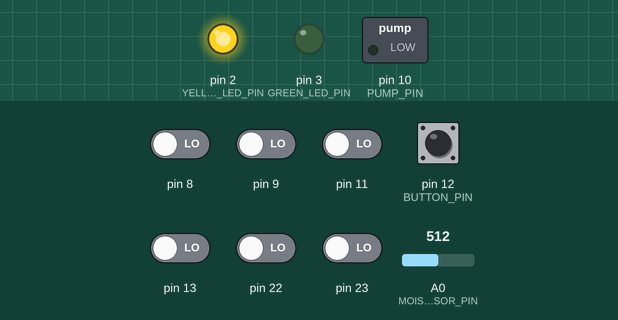
Recording of a sketch running on a simulated Arduino Uno, built with avr-gcc and run on an emulated ATmega328P. Parts: switched loads named in the sketch (green lamp = pin HIGH), output pins drawn as LEDs (lit = HIGH). Inputs (shaded band) come from the test bench; at power-on: pin 8, pin 9, pin 11, pin 12 (BUTTON_PIN), pin 13, pin 22, pin 23 LOW, A0 (MOISTURE_SENSOR_PIN) = 512.

Above: at 1.2 s.
1.3 s: pin 12 (BUTTON_PIN) pulled HIGH for 0.15 s
At 2.6 s:
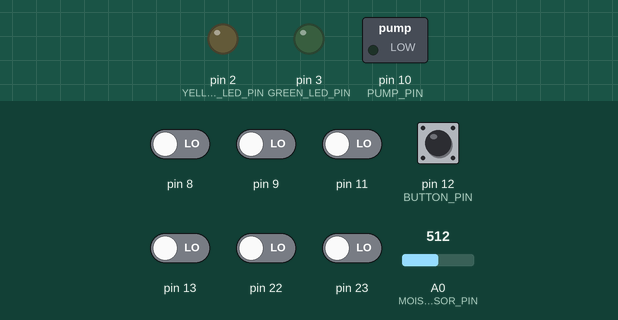
2.9 s: A0 (MOISTURE_SENSOR_PIN) set to 526
At 3.2 s:
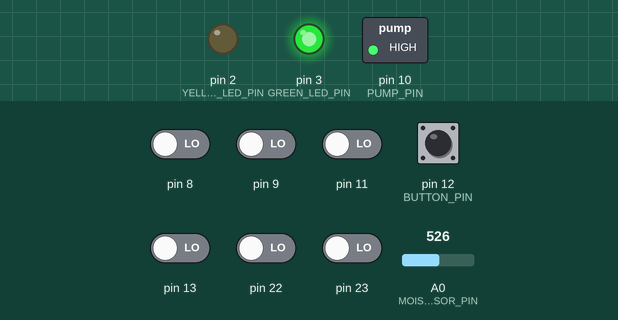
4.4 s: A0 (MOISTURE_SENSOR_PIN) set to 511
At 5.6 s:
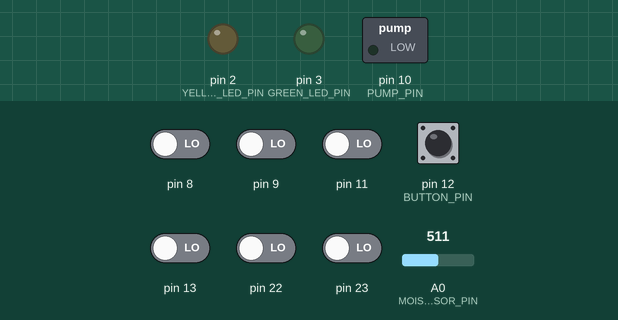
5.9 s: A0 (MOISTURE_SENSOR_PIN) set to 716
At 7.1 s:
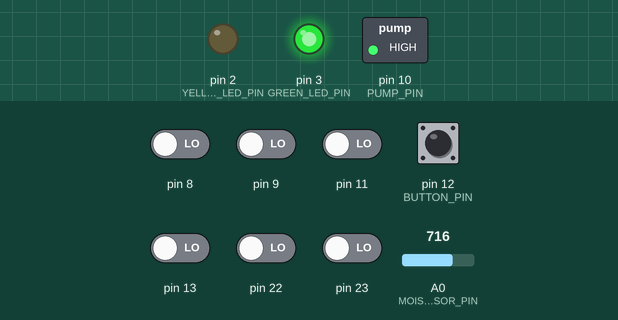
Timing chart, 0 to 8.4 s (numbered marks = the images above; inputs shaded):
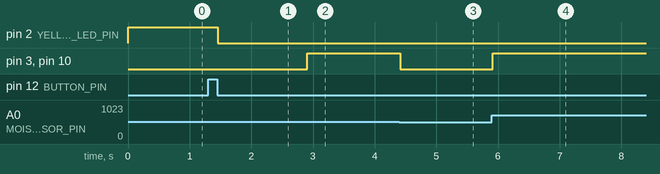

Measured:
- the behaviour switches between 512 and 513 on A0 (MOISTURE_SENSOR_PIN) (found by bisection; images 1 and 2)
- after the input at 1.3 s, pin 2 (YELLOW_LED_PIN): HIGH → LOW after 0.15 s
- after the input at 2.9 s, pin 3 (GREEN_LED_PIN), pin 10 (PUMP_PIN): LOW → HIGH at once
- after the input at 4.4 s, pin 3 (GREEN_LED_PIN), pin 10 (PUMP_PIN): HIGH → LOW at once
- after the input at 5.9 s, pin 3 (GREEN_LED_PIN), pin 10 (PUMP_PIN): LOW → HIGH at once

The sketch:

WateringSystem.ino
```cpp
#include "Controller.hpp"
#include "SerialLogger.hpp"

Controller controller;

void setup()
{
}

void loop()
{
  controller.Run();
  delay(50);
}
```

Analysing.cpp
```cpp
#include "Analysing.hpp"
#include "Callibrating.hpp"
#include "ExtraWattering.hpp"
#include "Wattering.hpp"

#include "Model.hpp"
#include "View.hpp"

Analysing::Analysing(Model &model) : model(model)
{
  // Get range
  auto range = this->model.GetDry() - model.GetWet();
  this->threshold = (uint16_t)(0.5f * (float)range) + model.GetWet();
}

State *Analysing::HandleButtonPress(Button::BtnState btnstate)
{
  if(btnstate == Button::BtnState::Released)
  {
    return new Callibrating(this->model);
  }else if(btnstate == Button::BtnState::LongPressed)
  {
    return new ExtraWattering(this->model);
  }
  return this;
}

State *Analysing::HandleSensorValue(uint16_t val)
{
  if(val > this->threshold)
  {
      return new Wattering(this->model);
  }
  return this;
}

void Analysing::UpdateView(View &view)
{
  view.TurnPumpOff();
  view.TurnGreenLEDOff();
  view.TurnYellowLEDOff();
}
```

Analysing.hpp
```cpp
#ifndef ANALYSING_STATE_HPP_
#define ANALYSING_STATE_HPP_

#include "State.hpp"

class Model;

// Analysing state
class Analysing final: public State
{
  public:
    Analysing(Model &model);
    virtual ~Analysing() = default;

    virtual State *HandleButtonPress(Button::BtnState btnstate) override;
    virtual State *HandleSensorValue(uint16_t val) override;

    virtual void UpdateView(View &view) override;

  private:
    Model &model;

    uint16_t threshold;

};

#endif /* ANALYSING_STATE_HPP_ */
```

Callibrating.cpp
```cpp
#include "Callibrating.hpp"
#include "Analysing.hpp"

#include "Model.hpp"
#include "View.hpp"

State *Callibrating::HandleButtonPress(Button::BtnState btnstate)
{
  if(btnstate == Button::BtnState::Released)
  {
    return new Analysing(this->model);
  }
  return this;
}

State *Callibrating::HandleSensorValue(uint16_t val)
{
  // Wet - min value
  if (val < this->model.GetWet())
  {
    this->model.UpdateWet(val);
  }

  // Dry - max value
  if (val > this->model.GetDry())
  {
    this->model.UpdateDry(val);
  }

  return this;
}

void Callibrating::UpdateView(View &view)
{
  view.TurnPumpOff();
  view.TurnGreenLEDOff();
  view.TurnYellowLEDOn();
}
```

Callibrating.hpp
```cpp
#ifndef CALLIBRATING_STATE_HPP_
#define CALLIBRATING_STATE_HPP_

#include "State.hpp"

class Model;

// Callibrating state
class Callibrating final: public State
{
  public:
    Callibrating(Model &model) : model(model) {};
    virtual ~Callibrating() = default;

    virtual State *HandleButtonPress(Button::BtnState btnstate) override;
    virtual State *HandleSensorValue(uint16_t val) override;

    virtual void UpdateView(View &view) override;

  private:
    Model &model;

};

#endif /* CALLIBRATING_STATE_HPP_ */
```

Controller.cpp
```cpp
#include "Controller.hpp"
#include "Callibrating.hpp"

Controller::Controller()
{
  UpdateState(new Callibrating(this->model));
}

Controller::~Controller()
{
  delete this->state;
}

void Controller::Run()
{
  // Check Button & Update state on button release
  auto btn = view.CheckButton();
  auto newState = this->state->HandleButtonPress(btn);
  UpdateState(newState);

  // Check soil Moisture sensor & Update state
  auto soilMoisture = view.GetMoisture();
  UpdateState(this->state->HandleSensorValue(soilMoisture));

  this->state->UpdateView(this->view);
}

void Controller::UpdateState(State *newState)
{
  if(this->state != newState)
  {
    delete this->state;
    this->state = newState;
  }
}
```

Controller.hpp
```cpp
#ifndef CONTROLLER_HPP_
#define CONTROLLER_HPP_

#include "Core.hpp"

#include "Model.hpp"
#include "View.hpp"

class State;

class Controller final
{
  public:
    Controller();
    ~Controller();
    Controller(const Controller &) = delete;
    Controller &operator=(const Controller &) = delete;

    void Run();

  private:
    void UpdateState(State *newState);

    State *state = nullptr;

    Model model;
    View view;

};

#endif /* CONTROLLER_HPP_ */
```

ExtraWatering.cpp
```cpp
#include "ExtraWattering.hpp"
#include "Analysing.hpp"

#include "Model.hpp"
#include "View.hpp"

State *ExtraWattering::HandleButtonPress(Button::BtnState btnstate)
{
  if(btnstate == Button::BtnState::LongPressed)
  {
    return new Analysing(this->model);
  }
  return this;
}

State *ExtraWattering::HandleSensorValue(uint16_t val)
{
  return this;
}

void ExtraWattering::UpdateView(View &view)
{
  view.TurnPumpOn();
  view.TurnYellowLEDOff();

  this->LEDon = !this->LEDon;
  if(this->LEDon)
  {
    view.TurnGreenLEDOn();
  }
  else
  {
    view.TurnGreenLEDOff();
  }
}
```

ExtraWattering.hpp
```cpp
#ifndef EXTRA_WATTERING_STATE_HPP_
#define EXTRA_WATTERING_STATE_HPP_

#include "State.hpp"

class Model;

// Extra Wattering state
class ExtraWattering final: public State
{
  public:
    ExtraWattering(Model& model) : model(model) {};
    virtual ~ExtraWattering() = default;

    virtual State *HandleButtonPress(Button::BtnState btnstate) override;
    virtual State *HandleSensorValue(uint16_t val) override;

    virtual void UpdateView(View &view) override;

  private:
    Model &model;
    bool LEDon = false;

};

#endif /* EXTRA_WATTERING_STATE_HPP_ */
```

Model.hpp
```cpp
#ifndef MODEL_HPP_
#define MODEL_HPP_

#include <stdint.h>

class Model final
{
  public:
    inline void UpdateDry(uint16_t dry) { this->dry = dry; };
    inline void UpdateWet(uint16_t wet) { this->wet = wet; };

    inline uint16_t GetDry() const { return this->dry; };
    inline uint16_t GetWet() const { return this->wet; };

  private:
    uint16_t dry = 0;
    uint16_t wet = -1;

};

#endif /* MODEL_HPP_ */
```

PinConst.hpp
```cpp
#ifndef PIN_CONST_HPP_
#define PIN_CONST_HPP_

#include <Core.hpp>

#define PUMP_PIN            10
#define MOISTURE_SENSOR_PIN A0

#define YELLOW_LED_PIN      2
#define GREEN_LED_PIN       3
#define BUTTON_PIN          12

#endif /* PIN_CONST_HPP_ */
```

State.hpp
```cpp
#ifndef STATE_HPP_
#define STATE_HPP_

#include <stdint.h>
#include <Button.hpp>

class View;

// State interface
class State
{
  public:
    virtual ~State() = default;

    virtual State *HandleButtonPress(Button::BtnState btnstate) = 0;
    virtual State *HandleSensorValue(uint16_t val) = 0;

    virtual void UpdateView(View &view) = 0;

  protected:
    State() = default;

};

#endif /* STATE_HPP_ */
```

View.hpp
```cpp
#ifndef VIEW_HPP_
#define VIEW_HPP_

#include "PinConst.hpp"
#include "WaterPump.hpp"

#include <Button.hpp>

class View final
{
  public:
    View() {};
    ~View() {};

    // TODO CHECK INPUTS

    inline Button::BtnState CheckButton() { return button.GetChange(); }
    inline uint16_t GetMoisture() const { return soilMoistureSensor.Read(); }

    inline void TurnPumpOn() { this->pump.On(); };
    inline void TurnGreenLEDOn() { this->greenLED.Write(1); };
    inline void TurnYellowLEDOn() { this->yellowLED.Write(1); };

    inline void TurnPumpOff() { this->pump.Off(); };
    inline void TurnGreenLEDOff() { this->greenLED.Write(0); };
    inline void TurnYellowLEDOff() { this->yellowLED.Write(0); };

  private:
    // TODO Controller

    // Inputs
    Button button{BUTTON_PIN};
    InputPin soilMoistureSensor{MOISTURE_SENSOR_PIN};

    // Outputs
    WaterPump pump{PUMP_PIN};
    OutputPin greenLED{GREEN_LED_PIN};
    OutputPin yellowLED{YELLOW_LED_PIN};

};

#endif /* VIEW_HPP_ */
```

WaterPump.hpp
```cpp
#ifndef WATER_PUMP_HPP_
#define WATER_PUMP_HPP_

#include <OutputPin.hpp>

class WaterPump final
{
  public:
    WaterPump(uint8_t pinNumber) : pin(OutputPin(pinNumber)) {};

    inline void On() { pin.Write(1); };
    inline void Off() { pin.Write(0); };

  private:
    OutputPin pin;

};

#endif /* WATER_PUMP_HPP_ */
```

Wattering.cpp
```cpp
#include "Wattering.hpp"
#include "Analysing.hpp"
#include "Callibrating.hpp"

#include "Model.hpp"
#include "View.hpp"

Wattering::Wattering(Model& model) : model(model)
{
  // Set Trashold
  auto range = this->model.GetDry() - this->model.GetWet();
  this->threshold = (uint16_t)(0.25f * (float)range) + this->model.GetWet();
}

State *Wattering::HandleButtonPress(Button::BtnState btnstate)
{
  if(btnstate == Button::BtnState::Released)
  {
    return new Callibrating(this->model);
  }
  return this;
}

State *Wattering::HandleSensorValue(uint16_t val)
{
  if(val < this->threshold)
  {
      return new Analysing(this->model);
  }
  return this;
}

void Wattering::UpdateView(View &view)
{
  view.TurnPumpOn();
  view.TurnGreenLEDOn();
  view.TurnYellowLEDOff();
}
```

Wattering.hpp
```cpp
#ifndef WATTERING_STATE_HPP_
#define WATTERING_STATE_HPP_

#include "State.hpp"

class Model;

// Wattering state
class Wattering final: public State
{
  public:
    Wattering(Model& model);
    virtual ~Wattering() = default;

    virtual State *HandleButtonPress(Button::BtnState btnstate) override;
    virtual State *HandleSensorValue(uint16_t val) override;

    virtual void UpdateView(View &view) override;

  private:
    Model &model;

    uint16_t threshold;

};

#endif /* WATTERING_STATE_HPP_ */
```
